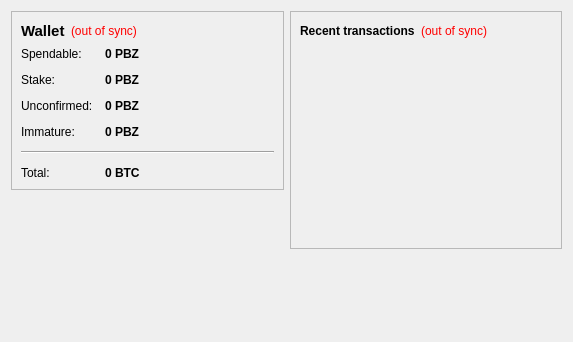
<?xml version="1.0" encoding="UTF-8"?>
<ui version="4.0">
 <class>OverviewPage</class>
 <widget class="QWidget" name="OverviewPage">
  <property name="geometry">
   <rect>
    <x>0</x>
    <y>0</y>
    <width>573</width>
    <height>342</height>
   </rect>
  </property>
  <property name="windowTitle">
   <string>Form</string>
  </property>
  <layout class="QHBoxLayout" name="horizontalLayout" stretch="1,1">
   <item>
    <layout class="QVBoxLayout" name="verticalLayout_2">
     <item>
      <widget class="QFrame" name="frame">
       <property name="frameShape">
        <enum>QFrame::StyledPanel</enum>
       </property>
       <property name="frameShadow">
        <enum>QFrame::Raised</enum>
       </property>
       <layout class="QVBoxLayout" name="verticalLayout_4">
        <item>
         <layout class="QHBoxLayout" name="horizontalLayout_4">
          <item>
           <widget class="QLabel" name="label_5">
            <property name="font">
             <font>
              <pointsize>11</pointsize>
              <weight>75</weight>
              <bold>true</bold>
             </font>
            </property>
            <property name="text">
             <string>Wallet</string>
            </property>
           </widget>
          </item>
          <item>
           <widget class="QLabel" name="labelWalletStatus">
            <property name="toolTip">
             <string>The displayed information may be out of date. Your wallet automatically synchronizes with the PowerBTCoinz network after a connection is established, but this process has not completed yet.</string>
            </property>
            <property name="styleSheet">
             <string notr="true">QLabel { color: red; }</string>
            </property>
            <property name="text">
             <string notr="true">(out of sync)</string>
            </property>
            <property name="alignment">
             <set>Qt::AlignLeading|Qt::AlignLeft|Qt::AlignVCenter</set>
            </property>
           </widget>
          </item>
          <item>
           <spacer name="horizontalSpacer_2">
            <property name="orientation">
             <enum>Qt::Horizontal</enum>
            </property>
            <property name="sizeHint" stdset="0">
             <size>
              <width>40</width>
              <height>20</height>
             </size>
            </property>
           </spacer>
          </item>
         </layout>
        </item>
        <item>
         <layout class="QFormLayout" name="formLayout_2">
          <property name="fieldGrowthPolicy">
           <enum>QFormLayout::AllNonFixedFieldsGrow</enum>
          </property>
          <property name="horizontalSpacing">
           <number>12</number>
          </property>
          <property name="verticalSpacing">
           <number>12</number>
          </property>
          <item row="0" column="0">
           <widget class="QLabel" name="label">
            <property name="text">
             <string>Spendable:</string>
            </property>
           </widget>
          </item>
          <item row="0" column="1">
           <widget class="QLabel" name="labelBalance">
            <property name="font">
             <font>
              <weight>75</weight>
              <bold>true</bold>
             </font>
            </property>
            <property name="cursor">
             <cursorShape>IBeamCursor</cursorShape>
            </property>
            <property name="toolTip">
             <string>Your current spendable balance</string>
            </property>
            <property name="text">
             <string notr="true">0 PBZ</string>
            </property>
            <property name="textInteractionFlags">
             <set>Qt::LinksAccessibleByMouse|Qt::TextSelectableByKeyboard|Qt::TextSelectableByMouse</set>
            </property>
           </widget>
          </item>
          <item row="1" column="0">
           <widget class="QLabel" name="label_6">
            <property name="text">
             <string>Stake:</string>
            </property>
           </widget>
          </item>
          <item row="1" column="1">
           <widget class="QLabel" name="labelStake">
            <property name="font">
             <font>
              <weight>75</weight>
              <bold>true</bold>
             </font>
            </property>
            <property name="cursor">
             <cursorShape>IBeamCursor</cursorShape>
            </property>
            <property name="toolTip">
             <string>Total of coins that was staked, and do not yet count toward the current balance</string>
            </property>
            <property name="text">
             <string notr="true">0 PBZ</string>
            </property>
            <property name="textInteractionFlags">
             <set>Qt::LinksAccessibleByMouse|Qt::TextSelectableByKeyboard|Qt::TextSelectableByMouse</set>
            </property>
           </widget>
          </item>
          <item row="2" column="0">
           <widget class="QLabel" name="label_3">
            <property name="text">
             <string>Unconfirmed:</string>
            </property>
           </widget>
          </item>
          <item row="2" column="1">
           <widget class="QLabel" name="labelUnconfirmed">
            <property name="font">
             <font>
              <weight>75</weight>
              <bold>true</bold>
             </font>
            </property>
            <property name="cursor">
             <cursorShape>IBeamCursor</cursorShape>
            </property>
            <property name="toolTip">
             <string>Total of transactions that have yet to be confirmed, and do not yet count toward the current balance</string>
            </property>
            <property name="text">
             <string notr="true">0 PBZ</string>
            </property>
            <property name="textInteractionFlags">
             <set>Qt::LinksAccessibleByMouse|Qt::TextSelectableByKeyboard|Qt::TextSelectableByMouse</set>
            </property>
           </widget>
          </item>
          <item row="3" column="0">
           <widget class="QLabel" name="labelImmatureText">
            <property name="text">
             <string>Immature:</string>
            </property>
           </widget>
          </item>
          <item row="3" column="1">
           <widget class="QLabel" name="labelImmature">
            <property name="font">
             <font>
              <weight>75</weight>
              <bold>true</bold>
             </font>
            </property>
            <property name="toolTip">
             <string>Mined balance that has not yet matured</string>
            </property>
            <property name="text">
             <string notr="true">0 PBZ</string>
            </property>
            <property name="textInteractionFlags">
             <set>Qt::LinksAccessibleByMouse|Qt::TextSelectableByKeyboard|Qt::TextSelectableByMouse</set>
            </property>
           </widget>
          </item>
          <item row="4" column="0" colspan="2">
           <widget class="Line" name="line">
            <property name="orientation">
             <enum>Qt::Horizontal</enum>
            </property>
           </widget>
          </item>
          <item row="5" column="0">
           <widget class="QLabel" name="labelTotalText">
            <property name="text">
             <string>Total:</string>
            </property>
           </widget>
          </item>
          <item row="5" column="1">
           <widget class="QLabel" name="labelTotal">
            <property name="font">
             <font>
              <weight>75</weight>
              <bold>true</bold>
             </font>
            </property>
            <property name="cursor">
             <cursorShape>IBeamCursor</cursorShape>
            </property>
            <property name="toolTip">
             <string>Your current total balance</string>
            </property>
            <property name="text">
             <string notr="true">0 BTC</string>
            </property>
            <property name="textInteractionFlags">
             <set>Qt::LinksAccessibleByMouse|Qt::TextSelectableByKeyboard|Qt::TextSelectableByMouse</set>
            </property>
           </widget>
          </item>
         </layout>
        </item>
       </layout>
      </widget>
     </item>
     <item>
      <spacer name="verticalSpacer">
       <property name="orientation">
        <enum>Qt::Vertical</enum>
       </property>
       <property name="sizeHint" stdset="0">
        <size>
         <width>20</width>
         <height>40</height>
        </size>
       </property>
      </spacer>
     </item>
    </layout>
   </item>
   <item>
    <layout class="QVBoxLayout" name="verticalLayout_3">
     <item>
      <widget class="QFrame" name="frame_2">
       <property name="frameShape">
        <enum>QFrame::StyledPanel</enum>
       </property>
       <property name="frameShadow">
        <enum>QFrame::Raised</enum>
       </property>
       <layout class="QVBoxLayout" name="verticalLayout">
        <item>
         <layout class="QHBoxLayout" name="horizontalLayout_2">
          <item>
           <widget class="QLabel" name="label_4">
            <property name="text">
             <string>&lt;b&gt;Recent transactions&lt;/b&gt;</string>
            </property>
           </widget>
          </item>
          <item>
           <widget class="QLabel" name="labelTransactionsStatus">
            <property name="toolTip">
             <string>The displayed information may be out of date. Your wallet automatically synchronizes with the PowerBTCoinz network after a connection is established, but this process has not completed yet.</string>
            </property>
            <property name="styleSheet">
             <string notr="true">QLabel { color: red; }</string>
            </property>
            <property name="text">
             <string notr="true">(out of sync)</string>
            </property>
            <property name="alignment">
             <set>Qt::AlignRight|Qt::AlignTrailing|Qt::AlignVCenter</set>
            </property>
           </widget>
          </item>
          <item>
           <spacer name="horizontalSpacer">
            <property name="orientation">
             <enum>Qt::Horizontal</enum>
            </property>
            <property name="sizeHint" stdset="0">
             <size>
              <width>40</width>
              <height>20</height>
             </size>
            </property>
           </spacer>
          </item>
         </layout>
        </item>
        <item>
         <widget class="QListView" name="listTransactions">
          <property name="styleSheet">
           <string notr="true">QListView { background: transparent; }</string>
          </property>
          <property name="frameShape">
           <enum>QFrame::NoFrame</enum>
          </property>
          <property name="verticalScrollBarPolicy">
           <enum>Qt::ScrollBarAlwaysOff</enum>
          </property>
          <property name="horizontalScrollBarPolicy">
           <enum>Qt::ScrollBarAlwaysOff</enum>
          </property>
          <property name="selectionMode">
           <enum>QAbstractItemView::NoSelection</enum>
          </property>
         </widget>
        </item>
       </layout>
      </widget>
     </item>
     <item>
      <spacer name="verticalSpacer_2">
       <property name="orientation">
        <enum>Qt::Vertical</enum>
       </property>
       <property name="sizeHint" stdset="0">
        <size>
         <width>20</width>
         <height>40</height>
        </size>
       </property>
      </spacer>
     </item>
    </layout>
   </item>
  </layout>
 </widget>
 <resources/>
 <connections/>
</ui>
